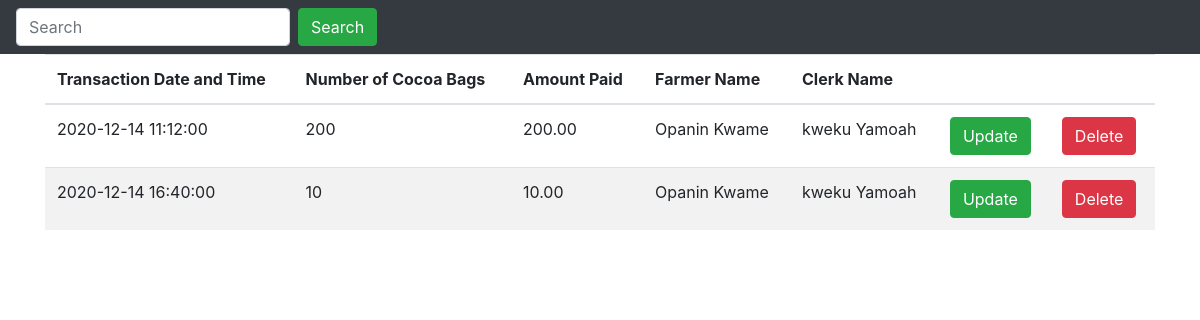
Screenshot of /ViewTables/ViewCTs.php with the database file from the repository.
### tables this page shows
CREATE TABLE `clerk_transactions` (
  `CTransactionID` int(10) UNSIGNED NOT NULL,
  `CTransaction_Date_and_Time` datetime NOT NULL,
  `Number_Of_CocoaBags` int(11) NOT NULL,
  `Amount_of_Money_Paid` decimal(8,2) NOT NULL,
  `FarmerID` int(11) NOT NULL,
  `ClerkID` int(11) NOT NULL
);

CREATE TABLE `farmers` (
  `FarmerID` int(11) NOT NULL,
  `Farmer_Name` varchar(50) NOT NULL,
  `Gender` enum('Male','Female') NOT NULL,
  `DOB` date NOT NULL,
  `Contact` varchar(15) NOT NULL,
  `Family_Relative_Name` varchar(50) DEFAULT NULL,
  `Family_Relative_Contact` varchar(15) DEFAULT NULL,
  `Residence` varchar(50) NOT NULL
);

CREATE TABLE `purchasing_clerks` (
  `ClerkID` int(11) NOT NULL,
  `Clerk_Name` varchar(50) NOT NULL,
  `Gender` enum('Male','Female') NOT NULL,
  `DOB` date NOT NULL,
  `Level_of_Education` enum('Secondary School Graduate','University','University Graduate','Masters','Masters Grad','PHd') NOT NULL,
  `Contact` varchar(15) NOT NULL,
  `ManagerID` int(11) NOT NULL
);

### classescontrollers/CT_controller.php (called while the page is built, shortened)
<?php
require("CT_class.php");
function select_clerkfunc(){
	$clerk_array = array();
	$clerk_object = new CT_class();
	$clerk_records = $clerk_object->select_clerk();
	if ($clerk_records) {
		while ($clerk_result = $clerk_object->db_fetch()) {
			$clerk_array[] = $clerk_result;
		}
	}
	return $clerk_array;
}

### classescontrollers/CT_class.php (called while the page is built, shortened)
<?php
require(dirname(__FILE__))."/../Settings/db_class.php";
class CT_class extends db_connection
{
	public function select_clerk(){
		$sql = "SELECT * FROM clerk_transactions, farmers, purchasing_clerks where clerk_transactions.FarmerID = farmers.FarmerID and clerk_transactions.ClerkID = purchasing_clerks.ClerkID";
		return $this->db_query($sql);
	}
}
?>

### Settings/db_class.php (called while the page is built, shortened)
<?php
class db_connection
{
	public $db = null;
	public $results = null;
	function db_connect(){
		$this->db = mysqli_connect(SERVER,USERNAME,PASSWD,DATABASE);
		if (mysqli_connect_errno()) {
			return false;
		}else{
			return true;
		}
	}
	function db_query($sqlQuery){
		$this->results = mysqli_query($this->db,$sqlQuery);
		if ($this->results == false) {
			return false;
		}else{
			return true;
		}
	}
	function db_fetch(){
		return mysqli_fetch_assoc($this->results);
	}
}
?>

### ViewTables/ViewCTs.php (the view, shortened to what this page needs)
<?php
require(dirname(__FILE__))."/../classescontrollers/CT_controller.php";
?>
<!DOCTYPE html>
<html lang="en">
  <head>
        <link rel="stylesheet" href="https://maxcdn.bootstrapcdn.com/bootstrap/4.5.2/css/bootstrap.min.css">
        </head>
        <body>
              <nav class="navbar navbar-expand-sm bg-dark navbar-dark">
                <form class="form-inline" action="">
                  <input class="form-control mr-sm-2" type="text" placeholder="Search" name="Search" id="Search">
                  <button class="btn btn-success" type="submit">Search</button>
                </form>
              </nav>
          <div class="container">
            <table class="table table-striped">
              <thead>
                <tr>
                  <th>Transaction Date and Time</th>
                  <th>Number of Cocoa Bags</th>
                  <th>Amount Paid</th>
                  <th>Farmer Name</th>
                  <th>Clerk Name</th>
                  <th></th>
                  <th></th>
                </tr>
              </thead>
              <tbody>
                <tr>
                  <?php
                  if (isset($_GET['Search'])){
                        $Search = $_GET['Search'];
                        $clts = search_clerkfunc($Search);
                        foreach ($clts as $clt ) {
                          echo
                          "<tr>
                            <td>".$clt['CTransaction_Date_and_Time']."</td>
                            <td>".$clt['Number_Of_CocoaBags']."</td>
                            <td>".$clt['Amount_of_Money_Paid']."</td>
                            <td>".$clt['Farmer_Name']."</td>
                            <td>".$clt['Clerk_Name']."</td>
                            <td><a href='#' class='btn btn-success'>Update</a></td>
                            <td><a href='../actions/CTransactionAction.php?CTransactionID=".$clt['CTransactionID']."' class='btn btn-danger'>Delete</a></td>
                          </tr>";
                          }
                      }
                  else{
                       $clts = select_clerkfunc();
                        foreach ($clts as $clt) {
                          echo
                          "<tr>
                            <td>".$clt['CTransaction_Date_and_Time']."</td>
                            <td>".$clt['Number_Of_CocoaBags']."</td>
                            <td>".$clt['Amount_of_Money_Paid']."</td>
                            <td>".$clt['Farmer_Name']."</td>
                            <td>".$clt['Clerk_Name']."</td>
                            <td><a href='#' class='btn btn-success'>Update</a></td>
                            <td><a href='../actions/CTransactionAction.php?CTransactionID=".$clt['CTransactionID']."' class='btn btn-danger'>Delete</a></td>
                          </tr>";
                          }
                  }
                  ?>
                </tbody>
              </table>
            </div>
          </body>
        </html>

### rows the page displays
clerk_transactions: CTransaction_Date_and_Time "2020-12-14 11:12:00", Number_Of_CocoaBags "200", Amount_of_Money_Paid "200.00", FarmerID.Farmer_Name "Opanin Kwame", ClerkID.Clerk_Name "kweku Yamoah"
clerk_transactions: CTransaction_Date_and_Time "2020-12-14 16:40:00", Number_Of_CocoaBags "10", Amount_of_Money_Paid "10.00", FarmerID.Farmer_Name "Opanin Kwame", ClerkID.Clerk_Name "kweku Yamoah"
